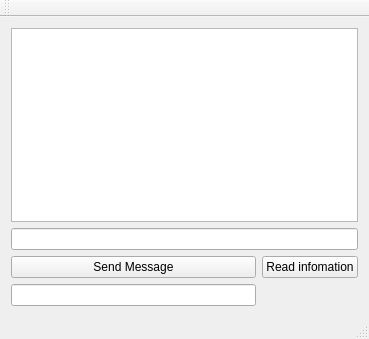
<?xml version="1.0" encoding="UTF-8"?>
<ui version="4.0">
 <class>MainWindow</class>
 <widget class="QMainWindow" name="MainWindow">
  <property name="geometry">
   <rect>
    <x>0</x>
    <y>0</y>
    <width>369</width>
    <height>339</height>
   </rect>
  </property>
  <property name="windowTitle">
   <string>QTCPClient</string>
  </property>
  <property name="styleSheet">
   <string notr="true"/>
  </property>
  <widget class="QWidget" name="centralWidget">
   <layout class="QGridLayout" name="gridLayout_2">
    <item row="1" column="0">
     <layout class="QGridLayout" name="gridLayout">
      <item row="0" column="0" colspan="2">
       <widget class="QLineEdit" name="lineEdit_message">
        <property name="sizePolicy">
         <sizepolicy hsizetype="Expanding" vsizetype="Fixed">
          <horstretch>0</horstretch>
          <verstretch>0</verstretch>
         </sizepolicy>
        </property>
        <property name="styleSheet">
         <string notr="true"/>
        </property>
       </widget>
      </item>
      <item row="1" column="0">
       <widget class="QPushButton" name="pushButton_sendMessage">
        <property name="styleSheet">
         <string notr="true"/>
        </property>
        <property name="text">
         <string>Send Message</string>
        </property>
       </widget>
      </item>
      <item row="1" column="1">
       <widget class="QPushButton" name="pushButton_readInfo">
        <property name="text">
         <string>Read infomation</string>
        </property>
       </widget>
      </item>
      <item row="2" column="0">
       <widget class="QLineEdit" name="lineEdit"/>
      </item>
     </layout>
    </item>
    <item row="0" column="0">
     <widget class="QTextBrowser" name="textBrowser_receivedMessages">
      <property name="styleSheet">
       <string notr="true"/>
      </property>
     </widget>
    </item>
   </layout>
  </widget>
  <widget class="QMenuBar" name="menuBar">
   <property name="geometry">
    <rect>
     <x>0</x>
     <y>0</y>
     <width>369</width>
     <height>26</height>
    </rect>
   </property>
  </widget>
  <widget class="QToolBar" name="mainToolBar">
   <attribute name="toolBarArea">
    <enum>TopToolBarArea</enum>
   </attribute>
   <attribute name="toolBarBreak">
    <bool>false</bool>
   </attribute>
  </widget>
  <widget class="QStatusBar" name="statusBar"/>
 </widget>
 <layoutdefault spacing="6" margin="11"/>
 <resources/>
 <connections/>
</ui>
